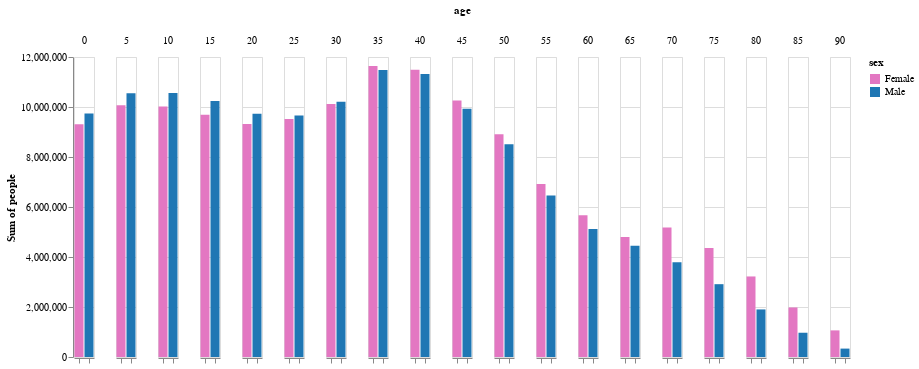

Notebook code cell kept with this figure:
### Markdown cell above
## Grouped bar chart

### Code cell
chart.mark_bar().encode(
    alt.X('sex:N', axis=alt.Axis(title=None, labels=False)),
    alt.Y('sum(people):Q'),
    alt.Column('age:O')
).properties(
    width=20  # width of one column facet
)

### Figure 1 — Vega-Lite specification as saved in the notebook (floating-point values rounded to 4 significant figures; data arrays with more than 128 entries replaced by an {"elided": "..."} marker saying what was removed)
{"$schema": "https://vega.github.io/schema/vega-lite/v2.json", "config": {"view": {"height": 300, "width": 400}}, "data": {"values": {"elided": "570 records"}}, "encoding": {"color": {"field": "sex", "scale": {"range": ["#e377c2", "#1f77b4"]}, "type": "nominal"}, "column": {"field": "age", "type": "ordinal"}, "x": {"axis": {"labels": false, "title": null}, "field": "sex", "type": "nominal"}, "y": {"aggregate": "sum", "field": "people", "type": "quantitative"}}, "mark": "bar", "transform": [{"filter": "datum.year == 2000"}, {"as": "sex", "calculate": "datum.sex == 1 ? 'Male' : 'Female'"}], "width": 20}
